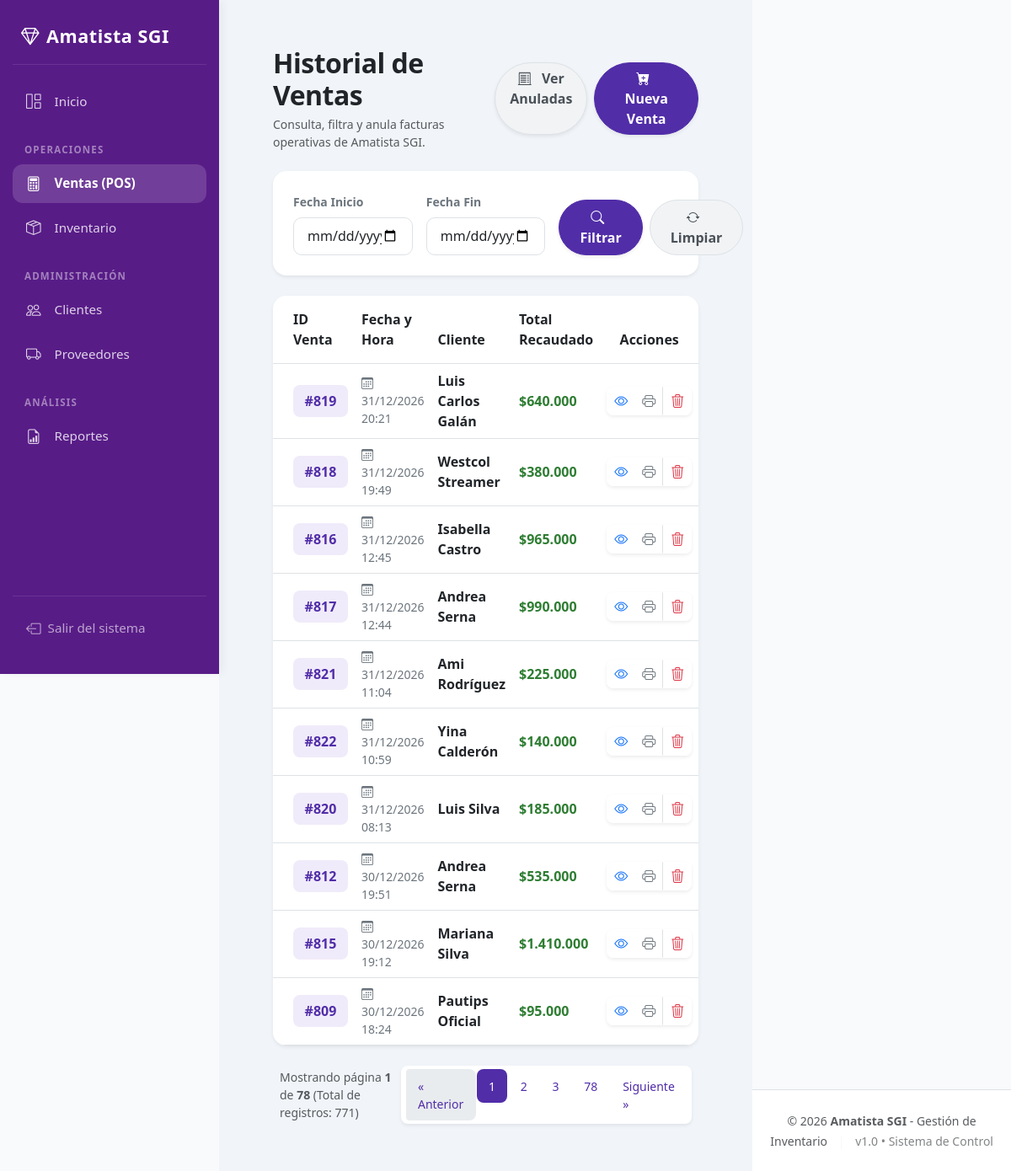
The app's page /modulos/ventas/listar.php (signed in) with its own data.
### tables this page shows
CREATE TABLE `ventas` (
  `id` int NOT NULL AUTO_INCREMENT,
  `id_cliente` int NOT NULL,
  `fecha` datetime NOT NULL,
  `total` decimal(10,2) NOT NULL,
  `estado` tinyint NOT NULL DEFAULT '1',
  `anulada_por` int DEFAULT NULL,
  `anulada_en` datetime DEFAULT NULL,
  `motivo_anulacion` varchar(255) DEFAULT NULL,
  PRIMARY KEY (`id`),
  KEY `fk_ventas_cliente` (`id_cliente`),
  KEY `fk_ventas_anulada_por` (`anulada_por`),
  CONSTRAINT `fk_ventas_anulada_por` FOREIGN KEY (`anulada_por`) REFERENCES `usuarios` (`id`),
  CONSTRAINT `fk_ventas_cliente` FOREIGN KEY (`id_cliente`) REFERENCES `clientes` (`id`)
);

CREATE TABLE `clientes` (
  `id` int NOT NULL AUTO_INCREMENT,
  `nombre` varchar(100) DEFAULT NULL,
  `telefono` varchar(20) DEFAULT NULL,
  `email` varchar(100) DEFAULT NULL,
  `estado` tinyint NOT NULL DEFAULT '1',
  `eliminado_por` int DEFAULT NULL,
  `eliminado_en` datetime DEFAULT NULL,
  `motivo_eliminacion` varchar(255) DEFAULT NULL,
  PRIMARY KEY (`id`),
  KEY `fk_clientes_eliminado_por` (`eliminado_por`),
  CONSTRAINT `fk_clientes_eliminado_por` FOREIGN KEY (`eliminado_por`) REFERENCES `usuarios` (`id`)
);

### modulos/ventas/listar.php (the view, shortened to what this page needs)
<?php
include("../../conexion.php");
include("../../includes/header.php");
$por_pagina = 10;
$pagina_actual = isset($_GET['pagina']) ? (int)$_GET['pagina'] : 1;
$offset = ($pagina_actual - 1) * $por_pagina;
$fecha_inicio = $_GET['fecha_inicio'] ?? '';
$fecha_fin = $_GET['fecha_fin'] ?? '';
$fecha_inicio_raw = $fecha_inicio;
$fecha_fin_raw = $fecha_fin;
$filtro_estado = $_GET['filtro_estado'] ?? '';
$condicion_estado = ($filtro_estado === 'anuladas') ? ' AND v.estado = 0' : ' AND v.estado = 1';
$query_conteo = "SELECT COUNT(*) as total_registros
                 FROM ventas v
                 INNER JOIN clientes c ON v.id_cliente = c.id
                 WHERE 1=1" . $condicion_estado;
$stmt_conteo = mysqli_prepare($conexion, $query_conteo);
mysqli_stmt_execute($stmt_conteo);
$fila_conteo = mysqli_fetch_assoc(mysqli_stmt_get_result($stmt_conteo));
$total_registros = $fila_conteo['total_registros'];
$total_paginas = ceil($total_registros / $por_pagina);
$query = "SELECT v.id, v.fecha, v.total, v.estado, v.motivo_anulacion, v.anulada_en, c.nombre as cliente, u.nombre as anulada_por_nombre
          FROM ventas v
          INNER JOIN clientes c ON v.id_cliente = c.id
          LEFT JOIN usuarios u ON v.anulada_por = u.id
          WHERE 1=1" . $condicion_estado;
$query .= " ORDER BY v.fecha DESC LIMIT $por_pagina OFFSET $offset";
$stmt = mysqli_prepare($conexion, $query);
mysqli_stmt_execute($stmt);
$ventas = mysqli_stmt_get_result($stmt);
$params_busqueda = "";
?>
<div class="container-fluid px-4 py-3">
    <div class="d-flex justify-content-between align-items-center mb-4">
        <div>
            <h2 class="fw-bold mb-1 text-dark" style="letter-spacing: -0.5px;">Historial de Ventas</h2>
            <p class="text-muted small mb-0">Consulta, filtra y anula facturas operativas de Amatista SGI.</p>
        </div>
        <div class="d-flex gap-2">
            <?php if ($filtro_estado === 'anuladas'): ?>
                <a href="listar.php" class="btn btn-amatista-secondary rounded-pill px-3 shadow-sm">
                    <i class="bi bi-arrow-repeat me-2"></i> Ver Activas
                </a>
            <?php else: ?>
                <a href="listar.php?filtro_estado=anuladas" class="btn btn-amatista-secondary rounded-pill px-3 shadow-sm">
                    <i class="bi bi-receipt-cutoff me-2"></i> Ver Anuladas
                </a>
            <?php endif; ?>
            <a href="pos.php" class="btn btn-amatista-primary rounded-pill px-4 shadow-sm">
                <i class="bi bi-cart-plus-fill me-2"></i> Nueva Venta
            </a>
        </div>
    </div>
    <div class="card card-custom shadow-sm mb-4">
        <div class="card-body p-4">
            <form method="GET">
                <div class="row g-3">
                    <div class="col-md-4">
                        <label class="form-label fw-semibold small text-secondary">Fecha Inicio</label>
                        <input type="date" name="fecha_inicio" class="form-control form-control-custom" value="<?php echo htmlspecialchars($fecha_inicio_raw); ?>">
                    </div>
                    <div class="col-md-4">
                        <label class="form-label fw-semibold small text-secondary">Fecha Fin</label>
                        <input type="date" name="fecha_fin" class="form-control form-control-custom" value="<?php echo htmlspecialchars($fecha_fin_raw); ?>">
                    </div>
                    <div class="col-md-4 d-flex align-items-end gap-2">
                        <button type="submit" class="btn btn-amatista-primary rounded-pill px-4 w-100 py-2 shadow-sm">
                            <i class="bi bi-search me-2"></i> Filtrar
                        </button>
                        <a href="listar.php" class="btn btn-amatista-secondary rounded-pill px-4 w-100 py-2">
                            <i class="bi bi-arrow-repeat me-2"></i> Limpiar
                        </a>
                    </div>
                </div>
            </form>
        </div>
    </div>
    <div class="card card-custom shadow-sm overflow-hidden mb-4">
        <div class="table-responsive">
            <table class="table align-middle mb-0 table-hover">
                <thead>
                    <tr class="table-custom-header border-bottom">
                        <th class="ps-4 py-3 border-0">ID Venta</th>
                        <th class="py-3 border-0">Fecha y Hora</th>
                        <th class="py-3 border-0">Cliente</th>
                        <th class="py-3 border-0">Total Recaudado</th>
                        <th class="text-center py-3 border-0">Acciones</th>
                    </tr>
                </thead>
                <tbody>
                    <?php if(mysqli_num_rows($ventas) > 0){ ?>
                        <?php while($v = mysqli_fetch_assoc($ventas)){ ?>
                            <tr class="border-bottom">
                                <td class="ps-4">
                                    <span class="badge-id">#<?php echo $v['id']; ?></span>
                                </td>
                                <td class="text-secondary small"><i class="bi bi-calendar3 me-2"></i><?php echo date("d/m/Y H:i", strtotime($v['fecha'])); ?></td>
                                <td class="fw-semibold text-dark">
                                    <?php echo htmlspecialchars($v['cliente']); ?>
                                </td>
                                <td class="fw-bold" style="color: var(--accent-success);">$<?php echo number_format($v['total'], 0, ',', '.'); ?></td>
                                <td class="text-center">
                                    <div class="btn-group shadow-sm rounded-3 overflow-hidden">
                                        <a href="ver_detalle.php?id=<?php echo $v['id']; ?>" class="btn btn-sm btn-white bg-white border-end" title="Ver Detalle">
                                            <i class="bi bi-eye text-primary fs-6"></i>
                                        </a>
                                        <a href="ticket.php?id=<?php echo $v['id']; ?>" target="_blank" class="btn btn-sm btn-white bg-white border-end" title="Imprimir Ticket">
                                            <i class="bi bi-printer text-secondary fs-6"></i>
                                        </a>
                                        <?php if($v['estado'] == 1): ?>
                                            <form method="POST" action="eliminar.php" class="d-inline" onsubmit="var m=prompt('Motivo de la anulación (obligatorio):'); if(!m || !m.trim()){ alert('Debe indicar el motivo.'); return false; } this.motivo.value=m.trim();">
                                                <button type="submit" class="btn btn-sm btn-white bg-white" title="Anular Venta">
                                                    <i class="bi bi-trash3 text-danger fs-6"></i>
                                                </button>
                                            </form>
                                        <?php endif; ?>
                                    </div>
                                </td>
                            </tr>
                        <?php } ?>
                    <?php } ?>
                </tbody>
            </table>
        </div>
    </div>
    <?php if($total_paginas > 1): ?>
        <div class="d-flex justify-content-between align-items-center px-2">
            <div class="text-muted small">
                Mostrando página <strong><?php echo $pagina_actual; ?></strong> de <strong><?php echo $total_paginas; ?></strong> (Total de registros: <?php echo $total_registros; ?>)
            </div>
            <nav aria-label="Navegación de historial">
                <ul class="pagination pagination-sm mb-0 shadow-sm rounded-3 bg-white p-1">
                    <li class="page-item <?php echo ($pagina_actual <= 1) ? 'disabled' : ''; ?>">
                        <a class="page-link" href="?pagina=<?php echo $pagina_actual - 1 . $params_busqueda; ?>" aria-label="Previous">
                            <span aria-hidden="true">&laquo; Anterior</span>
                        </a>
                    </li>
                    <?php
                    $rango = 2;
                    for($i = 1; $i <= $total_paginas; $i++):
                        if ($i == 1 || $i == $total_paginas || ($i >= $pagina_actual - $rango && $i <= $pagina_actual + $rango)):
                    ?>
                        <li class="page-item <?php echo ($pagina_actual == $i) ? 'active' : ''; ?>">
                            <a class="page-link" href="?pagina=<?php echo $i . $params_busqueda; ?>"><?php echo $i; ?></a>
                        </li>
                    <?php
                        endif;
                    endfor;
                    ?>
                    <li class="page-item <?php echo ($pagina_actual >= $total_paginas) ? 'disabled' : ''; ?>">
                        <a class="page-link" href="?pagina=<?php echo $pagina_actual + 1 . $params_busqueda; ?>" aria-label="Next">
                            <span aria-hidden="true">Siguiente &raquo;</span>
                        </a>
                    </li>
                </ul>
            </nav>
        </div>
    <?php endif; ?>
</div>
<?php include("../../includes/footer.php"); ?>

### includes/header.php (style rules this page uses)
:root { --sidebar-width: 260px; --amatista-primary: #581c87; --amatista-hover: rgba(255, 255, 255, 0.08); --amatista-active: rgba(255, 255, 255, 0.15); }
body { background-color: #f8fafc; margin: 0; display: flex; min-height: 100vh; font-family: 'Segoe UI', system-ui, -apple-system, sans-serif; }

### modulos/ventas/listar.php (style rules this page uses)
:root { --primary-color: #512da8; --primary-hover: #432293; --accent-success: #2e7d32; --bg-badge-id: #f0ebfa; }
.btn-amatista-primary { background-color: var(--primary-color) !important; border-color: var(--primary-color) !important; color: #ffffff !important; font-weight: 600; }
.btn-amatista-secondary { background-color: #f1f3f5 !important; border: 1px solid #dee2e6 !important; color: #495057 !important; font-weight: 600; }
.card-custom { border-radius: 16px !important; border: none !important; }
.badge-id { background-color: var(--bg-badge-id) !important; color: var(--primary-color) !important; font-weight: 600; padding: 0.5em 0.85em; border-radius: 8px; }
.form-control-custom { border-radius: 10px !important; padding: 0.6rem 1rem; }
.table-custom-header { background-color: #f8f9fa !important; color: #495057; font-weight: 600; }
.pagination .page-link { color: var(--primary-color); border: none; padding: 0.6rem 0.9rem; margin: 0 2px; border-radius: 8px; }
.pagination .page-item.active .page-link { background-color: var(--primary-color) !important; color: #fff !important; }

### records on screen
ventas: id "819", fecha "31/12/2026 20:21", id_cliente.nombre "Luis Carlos Galán", total "640.000"
ventas: id "818", fecha "31/12/2026 19:49", id_cliente.nombre "Westcol Streamer", total "380.000"
ventas: id "816", fecha "31/12/2026 12:45", id_cliente.nombre "Isabella Castro", total "965.000"
ventas: id "817", fecha "31/12/2026 12:44", id_cliente.nombre "Andrea Serna", total "990.000"
ventas: id "821", fecha "31/12/2026 11:04", id_cliente.nombre "Ami Rodríguez", total "225.000"
ventas: id "822", fecha "31/12/2026 10:59", id_cliente.nombre "Yina Calderón", total "140.000"
ventas: id "820", fecha "31/12/2026 08:13", id_cliente.nombre "Luis Silva", total "185.000"
ventas: id "812", fecha "30/12/2026 19:51", id_cliente.nombre "Andrea Serna", total "535.000"
ventas: id "815", fecha "30/12/2026 19:12", id_cliente.nombre "Mariana Silva", total "1.410.000"
ventas: id "809", fecha "30/12/2026 18:24", id_cliente.nombre "Pautips Oficial", total "95.000"

### other values on screen
$pagina_actual "1"
$total_paginas "78"
$total_registros "771"
